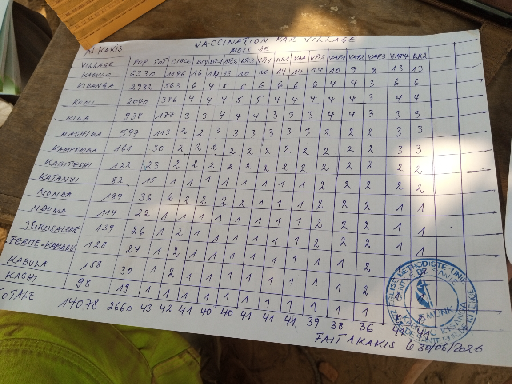
#> input picture data/images_selection/G932UjO6yne_2026-07-18_b0weF1a6OFO.png, 512 x 384 px
$ python page_params.py ../data/images_selection/G932UjO6yne_2026-07-18_b0weF1a6OFO.png
#> lines starting #> are read from the running program, lines starting #| are printed output that depends on the picture; after the words box and inside, x2 and y2 are one past the last pixel; in counts of white or black regions, pixels touching at a corner belong together
### preprocessing/page_crop.py
"""Find the sheet of paper in a photo and crop it out, flattened to a rectangle.

Meant as the first step. Run from the project root:
    python preprocessing/page_crop.py data/images_selection/*.png

There are two ways to find the page:

"mask" (paper pixels), for a page on a coloured or textured background (wood, fabric):
1. Paper pixels: bright, nearly colourless (white or grey, not wood or fabric) and smooth
   (little texture), compared with the rest of the photo.
2. Page: fill the holes left by the writing, keep the largest paper region and fit 4 corners.

"edges" (page borders), which also works for a page lying on another sheet of paper:
1. Remove the writing and ruled lines, leaving only paper and background.
2. Near each side of the photo, look for a straight line where the image gets darker going
   outwards from the page, with paper-bright pixels on the page side. A side without one is
   taken as the photo's own edge (the page runs off the photo there).
3. The 4 corners are where these lines meet.

Then, for both: if the page covers almost the whole photo, the photo shows only the paper and is
kept as it is. If it is too small, no page was found and the photo is also kept. Otherwise
the page is warped to a rectangle, which also fixes perspective.

For each photo it runs both methods and saves to results/debug_page/: the page found by each
(or the unchanged photo), the photo with both outlines drawn on it (red = mask, blue = edges),
and the paper mask, so the results can be checked by eye.
"""

import sys
from pathlib import Path

import cv2
import numpy as np
from table_crop import order_corners, warp_to_rectangle

MIN_PAGE_AREA = 0.20  # below this share of the photo, the region is not taken as the page
MAX_PAGE_AREA = 0.90  # above it, the photo already shows only the paper
MAX_SATURATION = 70  # 0-255: paper is white or grey, so its colour saturation is low
MAX_TEXTURE = 12  # grey-level standard deviation around a pixel; paper is smooth (255 = no test)
BRIGHTNESS_OFFSET = 0  # added to the automatic (Otsu) brightness threshold; negative = darker allowed
CLOSE_FRACTION = 1 / 25  # size of the hole-filling step, as a share of the photo's shorter side

# Settings of the "edges" method (find_page_edges()).
EDGE_BAND = 0.35  # each page border is searched in this share of the photo next to its side
MIN_STEP = 6  # grey levels the page must be brighter than what is outside it (a sheet on a sheet gives ~7)
PAPER_SHARE = 0.7  # the page side of a border must be at least this bright, relative to the middle of the photo
MIN_SUPPORT = 0.3  # share of the rows (or columns) that must lie on a border for it to count
MAX_BORDER_TILT = 20  # degrees; a border tilted more than this is not a page border


def paper_mask(
    image: np.ndarray,
    max_saturation: float = MAX_SATURATION,
    max_texture: float = MAX_TEXTURE,
    brightness_offset: float = BRIGHTNESS_OFFSET,
    close_fraction: float = CLOSE_FRACTION,
) -> np.ndarray:
    """Mark the pixels that look like paper: bright, nearly colourless and smooth.

    Args:
        image: BGR image.
        max_saturation: Pixels more colourful than this (0-255) are not paper.
        max_texture: Pixels with more texture than this are not paper; 255 turns the test off.
        brightness_offset: Shifts the automatic brightness threshold up (stricter) or down.
        close_fraction: Size of the hole-filling step, as a share of the photo's shorter side.
            Larger fills bigger gaps (dense tables, big writing) but can join paper to background.

    Returns:
        Binary mask (255 = paper), with the holes left by writing filled in.
    """
    h, w = image.shape[:2]
    hsv = cv2.cvtColor(cv2.GaussianBlur(image, (5, 5), 0), cv2.COLOR_BGR2HSV)
    saturation, brightness = hsv[:, :, 1], hsv[:, :, 2]

    # Bright: Otsu picks the brightness threshold that best splits the photo in two groups.
    otsu, _ = cv2.threshold(brightness, 0, 255, cv2.THRESH_BINARY + cv2.THRESH_OTSU)
    bright = brightness > otsu + brightness_offset
    colourless = saturation < max_saturation

    # Smooth: standard deviation of the grey level in a small window around each pixel.
    gray = cv2.cvtColor(image, cv2.COLOR_BGR2GRAY).astype(np.float32)
    mean = cv2.blur(gray, (7, 7))
    texture = np.sqrt(np.maximum(cv2.blur(gray * gray, (7, 7)) - mean * mean, 0))
    smooth = texture < max_texture

    mask = np.where(bright & colourless & smooth, 255, 0).astype(np.uint8)

    # Closing fills the gaps left by text and lines (small bright specks elsewhere don't matter:
    # find_page keeps only the largest region).
    size = max(5, int(min(h, w) * close_fraction))
    kernel = cv2.getStructuringElement(cv2.MORPH_ELLIPSE, (size, size))
    mask = cv2.morphologyEx(mask, cv2.MORPH_CLOSE, kernel)

    # The texture test marks the page border itself as "not smooth"; grow back by that width.
    return cv2.dilate(mask, np.ones((5, 5), np.uint8))


def find_page(mask: np.ndarray) -> tuple[np.ndarray, float] | None:
    """Fit 4 corners around the largest paper region.

    Args:
        mask: Binary paper mask from paper_mask().

    Returns:
        The corners as a (4, 2) array (top-left, top-right, bottom-right, bottom-left) and the
        share of the photo the region covers, or None if there is no paper region.
    """
    contours, _ = cv2.findContours(mask, cv2.RETR_EXTERNAL, cv2.CHAIN_APPROX_SIMPLE)
    if not contours:
        return None
    region = max(contours, key=cv2.contourArea)
    area = cv2.contourArea(region) / (mask.shape[0] * mask.shape[1])

    # Simplify the outline more and more until it has 4 corners; else use the tightest rectangle.
    hull = cv2.convexHull(region)
    for tolerance in (0.02, 0.04, 0.06):
        corners = cv2.approxPolyDP(hull, tolerance * cv2.arcLength(hull, closed=True), closed=True)
        if len(corners) == 4:
            break
    else:
        corners = cv2.boxPoints(cv2.minAreaRect(hull))
    return order_corners(corners.reshape(4, 2).astype(np.float32)), area


# [111 lines left out: functions remove_ink, find_border, find_page_edges, not called in this run]


def crop_page(
    image: np.ndarray, method: str = "mask", **params: float
) -> tuple[np.ndarray, np.ndarray | None, str, float]:
    """Crop the page out of a photo, or keep the photo as it is if that is not needed or not possible.

    Args:
        image: BGR image as loaded by cv2.imread.
        method: "mask" to find the page from its paper pixels (paper_mask()), or "edges" to find it from its
            straight borders (find_page_edges()).
        **params: Settings passed to paper_mask() or find_page_edges() (their defaults are used for any not given).

    Returns:
        The page (or the unchanged photo), the page corners (None if not cropped), what was
        decided, and the share of the photo covered by paper.
    """
    if method == "edges":
        found = find_page_edges(image, **params)
        if found is None:
            return image, None, "kept: no page border found", 0.0
    else:
        found = find_page(paper_mask(image, **params))
        if found is None:
            return image, None, "kept: no paper found", 0.0

    corners, area = found
    if area > MAX_PAGE_AREA:
        return image, None, "kept: photo is all paper", area
    if area < MIN_PAGE_AREA:
        return image, None, "kept: paper too small", area
    return warp_to_rectangle(image, corners, margin=0), corners, "cropped", area


# [27 lines that do not run on import are left out]

### preprocessing/table_crop.py
"""Find the table in a form photo and crop it out, flattened to a rectangle.

Run from the project root, ideally on photos already turned upright by orientation.py:
    python preprocessing/table_crop.py results/debug_orientation/*_upright.png

Steps:
1. Lines: keep only the long horizontal and vertical strokes of the image (ruled lines).
2. Table: among the connected groups of lines, keep the one where the most lines cross.
   A table grid has many crossings; the page edge or a single box has only a few.
3. Crop: fit 4 corners around that group and warp them to a rectangle, which also fixes
   perspective (a table photographed at an angle looks like a trapezoid). If the corners are
   tilted more than MAX_CORNER_TILT, they are not trusted and the straight bounding box is used.

For each photo it saves the crop and the original with the table outline drawn on it to
results/debug_table/, so the result can be checked by eye.
"""

import sys
from pathlib import Path

import cv2
import numpy as np

MAX_CORNER_TILT = 10  # degrees; a table outline tilted more than this (after deskew) is not trusted


# [89 lines left out: functions line_masks, find_table, edge_tilt, not called in this run]


def order_corners(corners: np.ndarray) -> np.ndarray:
    """Sort 4 corners as top-left, top-right, bottom-right, bottom-left.

    Args:
        corners: (4, 2) array of x, y points in any order.

    Returns:
        The same points, sorted.
    """
    total = corners.sum(axis=1)  # x + y: smallest at top-left, largest at bottom-right
    diff = corners[:, 1] - corners[:, 0]  # y - x: smallest at top-right, largest at bottom-left
    return np.array([corners[total.argmin()], corners[diff.argmin()], corners[total.argmax()], corners[diff.argmax()]])


def warp_to_rectangle(image: np.ndarray, corners: np.ndarray, margin: int = 10) -> np.ndarray:
    """Cut out the area inside 4 corners and flatten it to a rectangle.

    Args:
        image: Image to crop.
        corners: (4, 2) array: top-left, top-right, bottom-right, bottom-left.
        margin: Pixels kept around the table so its border lines are not cut.

    Returns:
        The flattened crop.
    """
    tl, tr, br, bl = corners
    width = int(max(np.linalg.norm(tr - tl), np.linalg.norm(br - bl)))
    height = int(max(np.linalg.norm(bl - tl), np.linalg.norm(br - tr)))

    target = np.array([[0, 0], [width, 0], [width, height], [0, height]], np.float32) + margin
    matrix = cv2.getPerspectiveTransform(corners, target)
    size = (width + 2 * margin, height + 2 * margin)
    return cv2.warpPerspective(image, matrix, size, flags=cv2.INTER_CUBIC, borderValue=(255, 255, 255))


# [28 lines that do not run on import are left out]

### preprocessing/page_params.py
"""Try different settings of the page crop (page_crop.py) and compare them side by side.

Run from the project root, on the photos that do not segment well:
    python preprocessing/page_params.py data/images_selection/<photo>.png ...

Every combination of the values in PARAM_GRID is tried. For each photo it saves one contact sheet
to results/debug_page_params/: one tile per combination, with the paper mask in green and the page
outline in red, labelled with its number. It also prints a table of the paper share found for each
photo and combination. Edit PARAM_GRID to try other values (keep it small: the number of tiles is
the product of the list lengths).
"""

import itertools
import sys
from pathlib import Path

import cv2
import numpy as np
from page_crop import crop_page, paper_mask

# Values to try for each setting of paper_mask(); see its docstring for what each one does.
PARAM_GRID = {
    "max_saturation": [40, 70, 110],
    "max_texture": [12, 25, 255],  # 255 = no texture test
    "brightness_offset": [0],
    "close_fraction": [1 / 25, 1 / 10],
}
TILE_WIDTH = 300
COLUMNS = 6


def make_tile(image: np.ndarray, params: dict, number: int) -> np.ndarray:
    """Draw the result of one combination of settings on a copy of the photo.

    Args:
        image: BGR photo.
        params: Settings passed to paper_mask() and crop_page().
        number: Combination number shown on the tile.

    Returns:
        The tile: photo with the paper mask in green and page outline in red, and a label above.
    """
    _, corners, decision, area = crop_page(image, **params)

    tile = image.copy()
    paper = paper_mask(image, **params) > 0
    tile[paper] = (0.6 * tile[paper] + 0.4 * np.array([0, 255, 0])).astype(np.uint8)
    if corners is not None:
        cv2.polylines(tile, [corners.astype(np.int32)], isClosed=True, color=(0, 0, 255), thickness=3)

    scale = TILE_WIDTH / tile.shape[1]
    tile = cv2.resize(tile, (TILE_WIDTH, int(tile.shape[0] * scale)))

    label = np.full((40, TILE_WIDTH, 3), 255, np.uint8)
    cv2.putText(label, f"#{number}  {area:.0%}  {decision}", (5, 16), cv2.FONT_HERSHEY_SIMPLEX, 0.45, (0, 0, 0), 1)
    settings = "  ".join(f"{short_name(k)}={v:g}" for k, v in params.items())
    cv2.putText(label, settings, (5, 33), cv2.FONT_HERSHEY_SIMPLEX, 0.4, (80, 80, 80), 1)
    return np.vstack([label, tile])


def short_name(name: str) -> str:
    """Shorten a setting name for the tile labels, e.g. max_saturation -> sat.

    Args:
        name: Setting name.

    Returns:
        The short name.
    """
    return {"max_saturation": "sat", "max_texture": "tex", "brightness_offset": "bri", "close_fraction": "close"}[name]


def contact_sheet(tiles: list[np.ndarray]) -> np.ndarray:
    """Arrange tiles in a grid of COLUMNS columns, padding with white where sizes differ.

    Args:
        tiles: Tiles of width TILE_WIDTH (heights may differ).

    Returns:
        The contact sheet image.
    """
    height = max(tile.shape[0] for tile in tiles)
    padded = [np.vstack([t, np.full((height - t.shape[0], TILE_WIDTH, 3), 255, np.uint8)]) for t in tiles]
    padded += [np.full_like(padded[0], 255)] * (-len(padded) % COLUMNS)  # fill the last row
    rows = [np.hstack(padded[i : i + COLUMNS]) for i in range(0, len(padded), COLUMNS)]
    return np.vstack(rows)


if __name__ == "__main__":
    out_dir = Path("results/debug_page_params")
    out_dir.mkdir(parents=True, exist_ok=True)

    names = list(PARAM_GRID)
    combinations = [dict(zip(names, values, strict=True)) for values in itertools.product(*PARAM_GRID.values())]

    print("Combinations:")
    for number, params in enumerate(combinations, start=1):
        print(f"  #{number:<3}" + "  ".join(f"{k}={v:g}" for k, v in params.items()))

    # Table: paper share found per photo and combination; * = page cropped, otherwise kept as is.
    print(f"\n{'photo':<45}" + "".join(f"{'#' + str(n):>6}" for n in range(1, len(combinations) + 1)))
    for photo_path in map(Path, sys.argv[1:]):
        image = cv2.imread(str(photo_path))
#> image is the input picture: shape (384, 512, 3); mean B, G, R 127.6, 137.8, 143.5
        if image is None:
            print(f"{photo_path.name:<45}could not read")
            continue

        cells = []
        for params in combinations:
            _, corners, _, area = crop_page(image, **params)
            cells.append(f"{area:>5.0%}{'*' if corners is not None else ' '}")
#> this loop made 18 passes
#> (area, found in crop_page) on passes 1 to 2: (0.685, ([[79, 51], [477, 31], [511, 365], [0, 308]], 0.685)), (0.71, ([[79, 52], [478, 33], [511, 365], [0, 309]], 0.71))
#> pass 1, in paper_mask, `saturation, brightness = hsv[:, :, 1], hsv[:, :, 2]`:
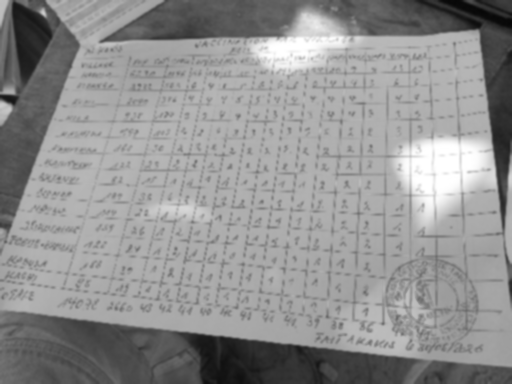
#> brightness: shape (384, 512); min 7, max 255, mean 145.2
#> pass 1, in paper_mask, `bright = brightness > otsu + brightness_offset`:
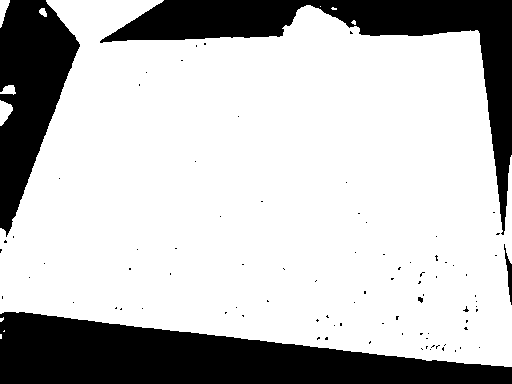
#> bright: shape (384, 512) bool; 74.8% white; 89 black regions (84 under 20 px), largest, box (x1, y1, x2, y2) and area: (0, 312, 512, 384) 22501, (100, 0, 512, 235) 15966, (0, 0, 80, 237) 10544, (504, 244, 512, 305) 186, (418, 297, 423, 303) 22
#> after the loop, cells = ['  69%*', '  71%*', '  71%*', '  72%*', '  73%*', '  74%*', '  69%*', '  71%*', '  71%*', '  72%*', '  74%*', '  74%*', '  69%*', '  71%*', '  71%*', '  72%*', '  74%*', '  74%*']
        print(f"{photo_path.name:<45}" + "".join(cells))
#| G932UjO6yne_2026-07-18_b0weF1a6OFO.png         69%*  71%*  71%*  72%*  73%*  74%*  69%*  71%*  71%*  72%*  74%*  74%*  69%*  71%*  71%*  72%*  74%*  74%*

        tiles = [make_tile(image, params, number) for number, params in enumerate(combinations, start=1)]
#> in paper_mask (call 19), `texture = np.sqrt(np.maximum(cv2.blur(gray * gray, (7, 7)) - mean * me..`:
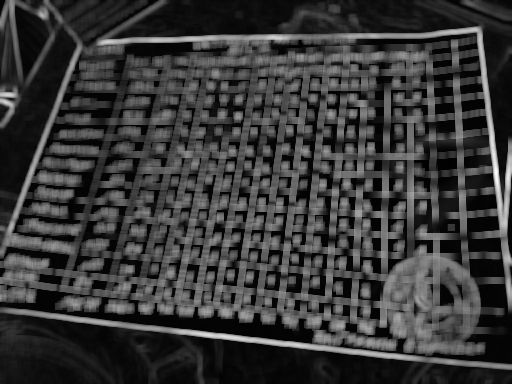
#> texture: shape (384, 512) float32; min 0, max 82.39, mean 18.6; drawn with min black and max white
#> in find_page (call 19), `contours, _ = cv2.findContours(mask, cv2.RETR_EXTERNAL, cv2.CHAIN_APPR..`: contours = 3 contours; box (x1, y1, x2, y2) and area: (0, 31, 512, 366) 134702, (0, 0, 7, 18) 69, (250, 45, 259, 52) 48
#> in make_tile, `_, corners, decision, area = crop_page(image, **params)`: corners = [[79, 51], [477, 31], [511, 365], [0, 308]]; decision = 'cropped'; area = 0.685
#> in find_page (call 20), `contours, _ = cv2.findContours(mask, cv2.RETR_EXTERNAL, cv2.CHAIN_APPR..`: contours = 2 contours; box (x1, y1, x2, y2) and area: (0, 32, 512, 366) 139534, (0, 0, 7, 18) 71
#> call 3 of make_tile, with number = 3
#> in paper_mask (call 23), `mask = np.where(bright & colourless & smooth, 255, 0).astype(np.uint8)`:
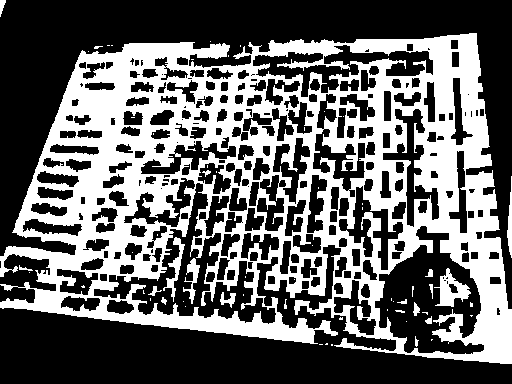
#> mask: shape (384, 512); 39.1% white; 63 white regions (44 under 20 px), largest, box (x1, y1, x2, y2) and area: (0, 33, 512, 364) 74686, (434, 268, 471, 307) 639, (163, 237, 185, 302) 369
#> in paper_mask (call 23), `size = max(5, int(min(h, w) * close_fraction))`: size = 15
#> in find_page (call 21), `contours, _ = cv2.findContours(mask, cv2.RETR_EXTERNAL, cv2.CHAIN_APPR..`: contours = 2 contours; box (x1, y1, x2, y2) and area: (0, 31, 512, 366) 140140, (0, 0, 8, 19) 84
#> in make_tile (call 3), `_, corners, decision, area = crop_page(image, **params)`: corners = [[80, 48], [478, 31], [511, 365], [0, 310]]; area = 0.713
#> in make_tile (call 3), `cv2.polylines(tile, [corners.astype(np.int32)], isClosed=True, color=(..`:
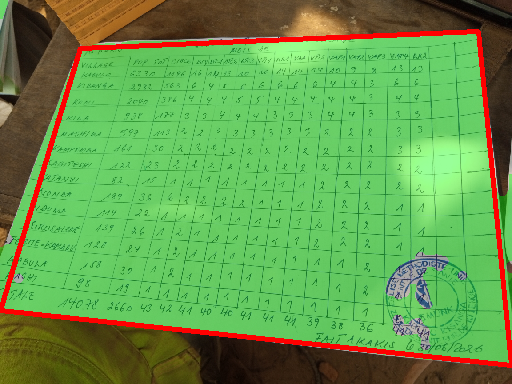
#> tile: shape (384, 512, 3); mean B, G, R 77, 155.4, 101.5
#> in make_tile (call 3), `return np.vstack([label, tile])`:
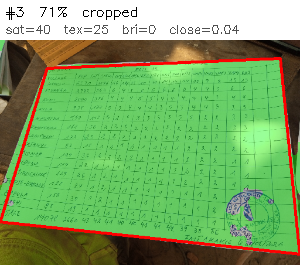
#> returned value: shape (265, 300, 3); mean of channels 0, 1, 2 101.9, 168.5, 122.8; drawn as B, G, R
#> in find_page (call 22), `contours, _ = cv2.findContours(mask, cv2.RETR_EXTERNAL, cv2.CHAIN_APPR..`: contours = 2 contours; box (x1, y1, x2, y2) and area: (0, 32, 512, 367) 140910, (0, 0, 8, 19) 84
#> in warp_to_rectangle (call 22), `tl, tr, br, bl = corners`: tl = [79, 49]; tr = [478, 32]; br = [511, 366]
#> in warp_to_rectangle (call 22), `width = int(max(np.linalg.norm(tr - tl), np.linalg.norm(br - bl)))`: width = 514
#> in warp_to_rectangle (call 22), `target = np.array([[0, 0], [width, 0], [width, height], [0, height]], ..`: target = [[0, 0], [514, 0], [514, 335], [0, 335]]
#> in warp_to_rectangle (call 22), `matrix = cv2.getPerspectiveTransform(corners, target)`: matrix = [[1.79, 0.542, -168], [0.0782, 1.84, -96.17], [0.000689, 0.00133, 1]]
#> in warp_to_rectangle (call 22), `size = (width + 2 * margin, height + 2 * margin)`: size = (514, 335)
#> in warp_to_rectangle (call 22), `return cv2.warpPerspective(image, matrix, size, flags=cv2.INTER_CUBIC,..`:
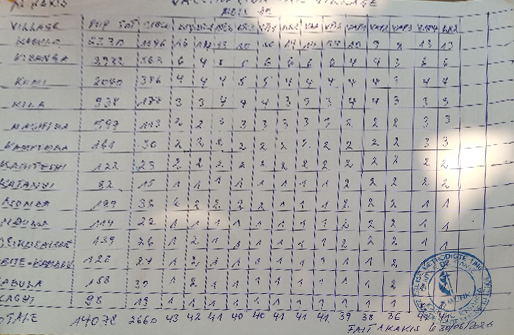
#> returned value: shape (335, 514, 3); mean of channels 0, 1, 2 165.6, 166.9, 168.1; drawn as B, G, R
#> in find_page (call 23), `contours, _ = cv2.findContours(mask, cv2.RETR_EXTERNAL, cv2.CHAIN_APPR..`: contours = 3 contours; box (x1, y1, x2, y2) and area: (0, 28, 512, 368) 144460, (0, 0, 12, 30) 200, (0, 91, 9, 96) 32
#> in find_page (call 24), `contours, _ = cv2.findContours(mask, cv2.RETR_EXTERNAL, cv2.CHAIN_APPR..`: contours = 3 contours, 1 with area under 20; largest, box (x1, y1, x2, y2) and area: (0, 29, 512, 384) 144918, (0, 0, 12, 30) 202
#> in find_page (call 25), `contours, _ = cv2.findContours(mask, cv2.RETR_EXTERNAL, cv2.CHAIN_APPR..`: contours = 4 contours; box (x1, y1, x2, y2) and area: (0, 31, 512, 366) 134702, (0, 103, 10, 121) 116, (0, 0, 7, 18) 69, (250, 45, 259, 52) 48
#> in find_page (call 26), `contours, _ = cv2.findContours(mask, cv2.RETR_EXTERNAL, cv2.CHAIN_APPR..`: contours = 3 contours; box (x1, y1, x2, y2) and area: (0, 32, 512, 366) 139534, (0, 104, 10, 121) 112, (0, 0, 7, 18) 71
#> in find_page (call 27), `contours, _ = cv2.findContours(mask, cv2.RETR_EXTERNAL, cv2.CHAIN_APPR..`: contours = 4 contours; box (x1, y1, x2, y2) and area: (0, 31, 512, 366) 140170, (0, 101, 11, 121) 148, (0, 0, 8, 19) 84, (3, 87, 15, 95) 66
#> in find_page (call 28), `contours, _ = cv2.findContours(mask, cv2.RETR_EXTERNAL, cv2.CHAIN_APPR..`: contours = 3 contours; box (x1, y1, x2, y2) and area: (0, 32, 512, 367) 140933, (0, 88, 15, 121) 336, (0, 0, 8, 19) 84
#> in find_page (call 29), `contours, _ = cv2.findContours(mask, cv2.RETR_EXTERNAL, cv2.CHAIN_APPR..`: contours = 3 contours; box (x1, y1, x2, y2) and area: (0, 28, 512, 369) 144934, (0, 87, 16, 121) 372, (0, 0, 12, 30) 200
#> in find_page (call 30), `contours, _ = cv2.findContours(mask, cv2.RETR_EXTERNAL, cv2.CHAIN_APPR..`: contours = 3 contours; box (x1, y1, x2, y2) and area: (0, 29, 512, 384) 145552, (0, 88, 16, 121) 394, (0, 0, 12, 30) 202
#> in find_page (call 31), `contours, _ = cv2.findContours(mask, cv2.RETR_EXTERNAL, cv2.CHAIN_APPR..`: contours = 4 contours; box (x1, y1, x2, y2) and area: (0, 31, 512, 366) 134702, (0, 103, 10, 123) 120, (0, 0, 7, 18) 69, (250, 45, 259, 52) 48
#> in find_page (call 32), `contours, _ = cv2.findContours(mask, cv2.RETR_EXTERNAL, cv2.CHAIN_APPR..`: contours = 3 contours; box (x1, y1, x2, y2) and area: (0, 32, 512, 366) 139534, (0, 104, 10, 123) 116, (0, 0, 7, 18) 71
#> in find_page (call 33), `contours, _ = cv2.findContours(mask, cv2.RETR_EXTERNAL, cv2.CHAIN_APPR..`: contours = 6 contours; box (x1, y1, x2, y2) and area: (0, 31, 512, 366) 140190, (0, 101, 11, 124) 158, (0, 83, 16, 95) 138, (0, 0, 8, 19) 84, (330, 5, 339, 12) 43, (282, 24, 288, 29) 20
        cv2.imwrite(str(out_dir / f"{photo_path.stem}_sweep.png"), contact_sheet(tiles))

    print(f"\n* = page cropped. Saved one contact sheet per photo to {out_dir}/")
